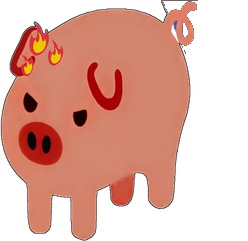
#> input picture tmp/backdropA/after9/pighub-1031.png, 248 x 241 px, given in place of pighub-258.png, which was not available
$ python mkv9.py
#> lines starting #> are read from the running program, lines starting #| are printed output that depends on the picture; after the words box and inside, x2 and y2 are one past the last pixel; in counts of white or black regions, pixels touching at a corner belong together

import os
from PIL import Image, ImageDraw
AFT=r"C:\Users\12252\Desktop\Files\Code\PigHub\dsh-pighub\tmp\backdropA\after9"
OUT=r"C:\Users\12252\Desktop\Files\Code\PigHub\dsh-pighub\tmp\backdropA\v9sheets"
os.makedirs(OUT,exist_ok=True)
def checker(w,h,s=12):
#> called with w = 1150, h = 1182, s = 12
    im=Image.new("RGB",(w,h),(203,203,203)); d=ImageDraw.Draw(im)
#> after `im = Image.new('RGB', (w, h), (203, 203, 203))`: im: PIL image 1150x1182 RGB; every value is 203
    for y in range(0,h,s):
        for x in range(0,w,s):
            if ((x//s)+(y//s))%2==0: d.rectangle([x,y,x+s-1,y+s-1],fill=(233,233,233))
    return im
ids=["pighub-258","pighub-1031","pighub-1106","pighub-12","pighub-209","pighub-217","pighub-242","pighub-250","pighub-262","pighub-271","pighub-293","pighub-337","pighub-40","pighub-417","pighub-473","pighub-560","pighub-686","pighub-873","pighub-922"]
CELL=560; LBL=16
for si in range(0,len(ids),4):
    chunk=ids[si:si+4]
    W=2*CELL+30; H=2*(CELL+LBL)+30
    sheet=checker(W,H); d=ImageDraw.Draw(sheet)
#> after `sheet = checker(W, H)`:
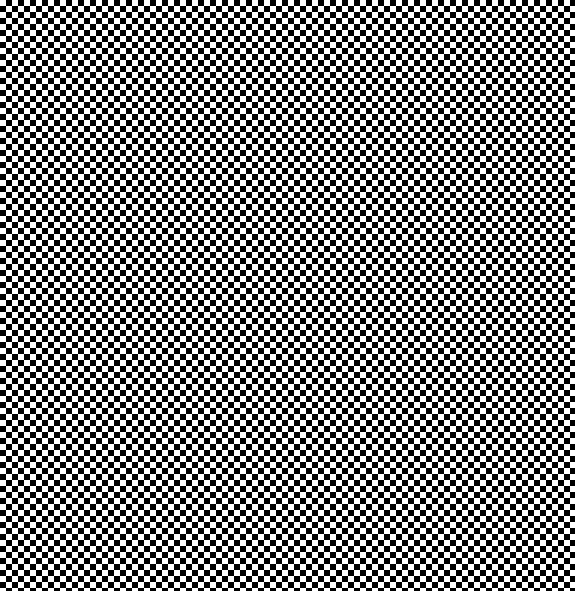
#> sheet: PIL image 1150x1182 RGB (shown at 1/2 size); values 203 (black) and 233 (white), 50% white; 1 black region, box (x1, y1, x2, y2) and area: (0, 0, 1150, 1182) 679644
    for k,i in enumerate(chunk):
        cx=10+(k%2)*CELL; cy=10+(k//2)*(CELL+LBL)
        im=Image.open(os.path.join(AFT,i+".png")).convert("RGBA")
#> im is the input picture: PIL image 248x241 RGBA; mean R, G, B, A 113.4, 66.2, 54.2, 141.4
        z=im.resize((int(im.width*2.5),int(im.height*2.5)),Image.LANCZOS)
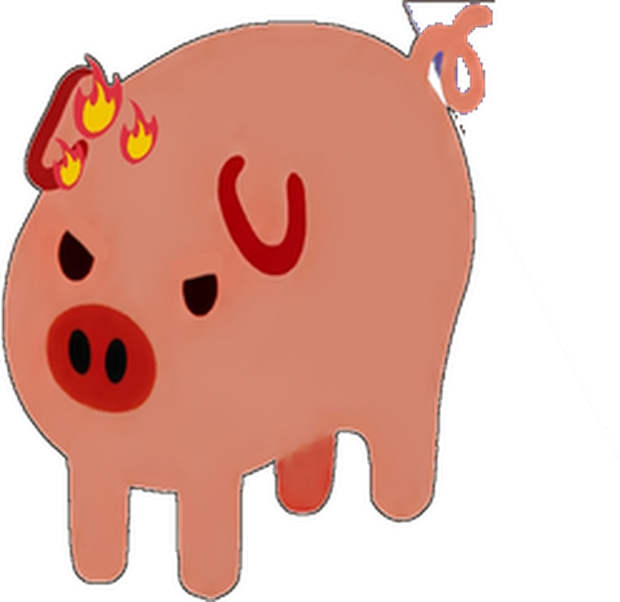
#> z: PIL image 620x602 RGBA; mean R, G, B, A 114.4, 67, 55, 141.4; transparent parts drawn white
        z.thumbnail((CELL,CELL),Image.LANCZOS)
#> z: PIL image 560x544 RGBA
        tile=checker(CELL,CELL); tile.paste(z,((CELL-z.width)//2,(CELL-z.height)//2),z)
#> in checker (call 2), `im = Image.new('RGB', (w, h), (203, 203, 203))`: im: PIL image 560x560 RGB; every value is 203
#> after `tile = checker(CELL, CELL)`:
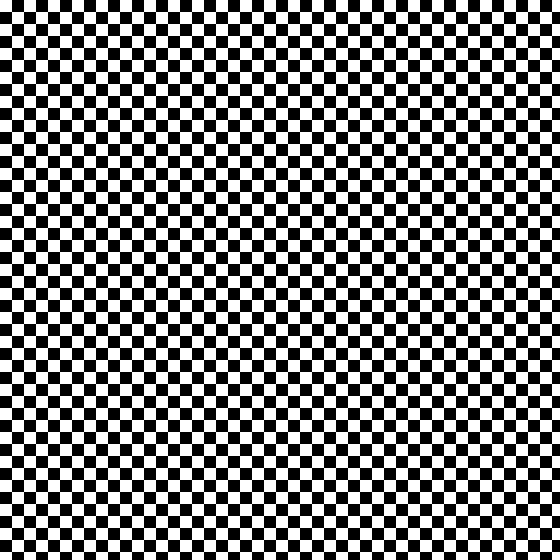
#> tile: PIL image 560x560 RGB; values 203 (black) and 233 (white), 50% white; 1 black region, box (x1, y1, x2, y2) and area: (0, 0, 560, 560) 156768
#> after `tile.paste(z, ((CELL - z.width) // 2, (CELL - z.height) // 2), z)`:
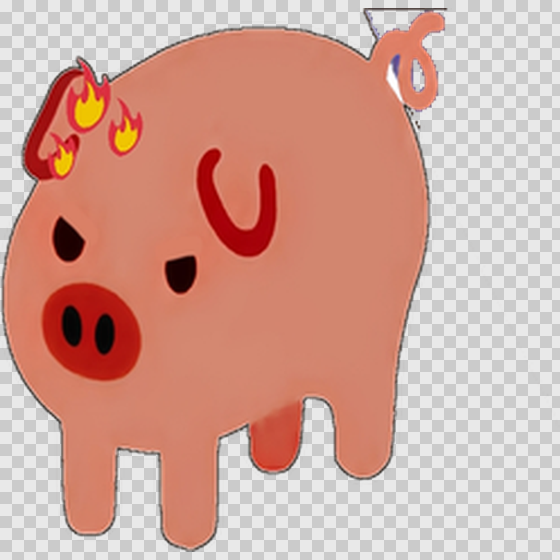
#> tile: PIL image 560x560 RGB; mean R, G, B 209.6, 164.1, 152.5
        sheet.paste(tile,(cx,cy)); d.text((cx+2,cy+CELL+2),i,fill=(0,0,0))
#> after `sheet.paste(tile, (cx, cy))`:
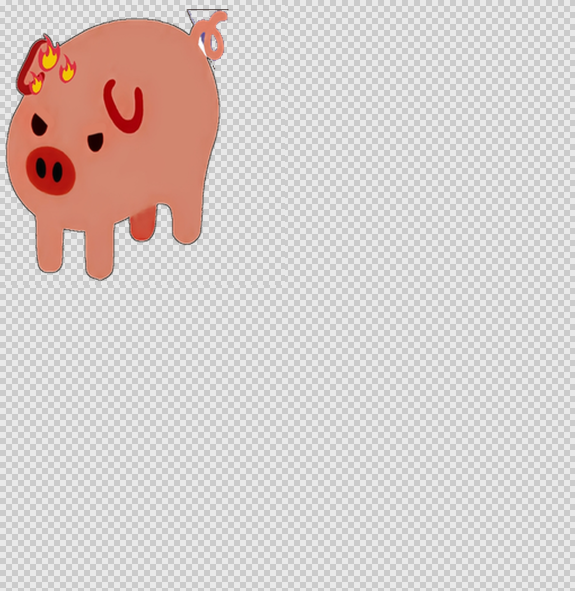
#> sheet: PIL image 1150x1182 RGB (shown at 1/2 size); mean R, G, B 216.1, 205.6, 202.9
    sheet.save(os.path.join(OUT,"v9-%02d.png"%(si//4)))
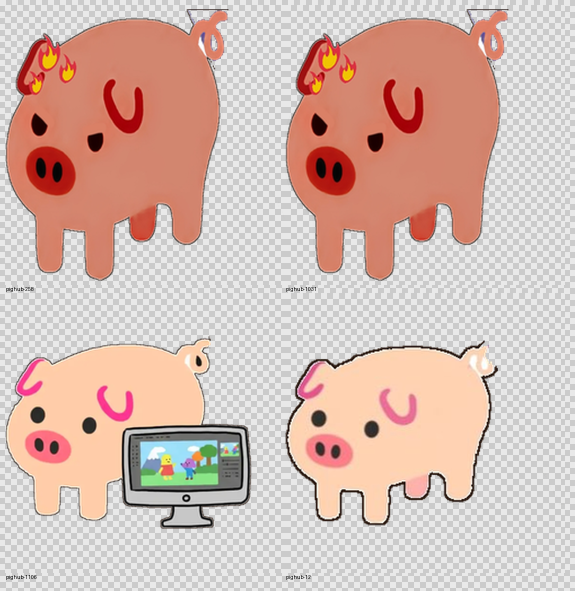
#> saved as v9-00.png: PIL image 1150x1182 RGB (shown at 1/2 size); mean R, G, B 214.1, 186.2, 176.9
#> pass 2 of the loop `for si in range(0,len(ids),4):`:
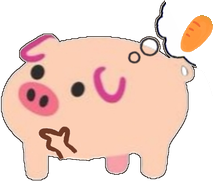
#> input picture tmp/backdropA/after9/pighub-209.png, 213 x 181 px, found by its file name
#> im is the input picture: PIL image 213x181 RGBA; mean R, G, B, A 143.2, 113.7, 102.4, 155
#> `tile.paste(z, ((CELL - z.width) // 2, (CELL - z.height) // 2), z)`:
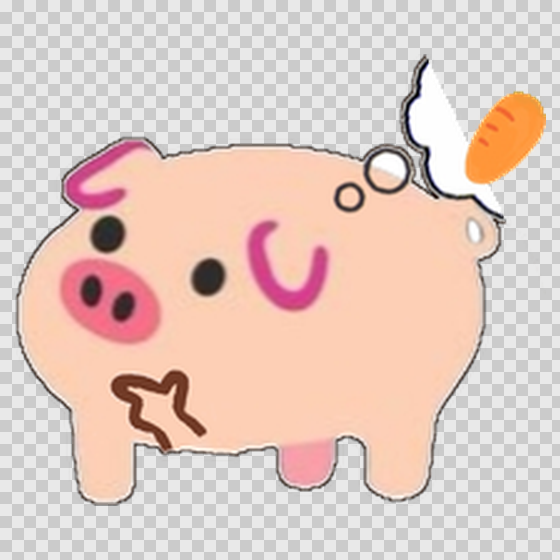
#> tile: PIL image 560x560 RGB; mean R, G, B 225.2, 202.9, 194.3
#> `sheet.paste(tile, (cx, cy))`:
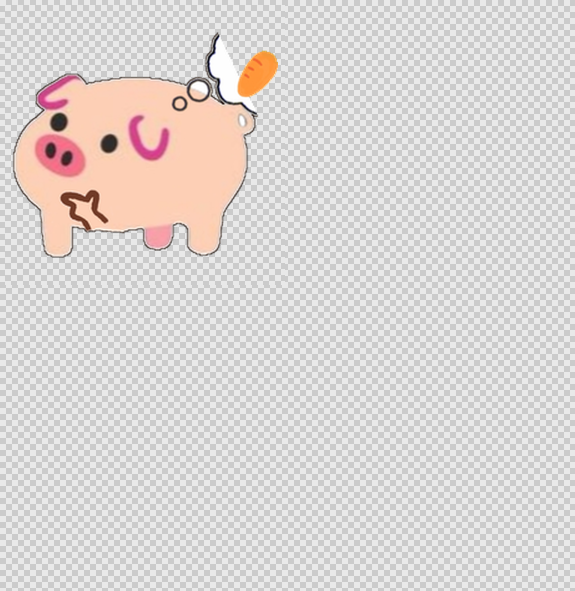
#> sheet: PIL image 1150x1182 RGB (shown at 1/2 size); mean R, G, B 219.7, 214.5, 212.5
#> (the run stopped early here; a loop or call above may not have finished)
